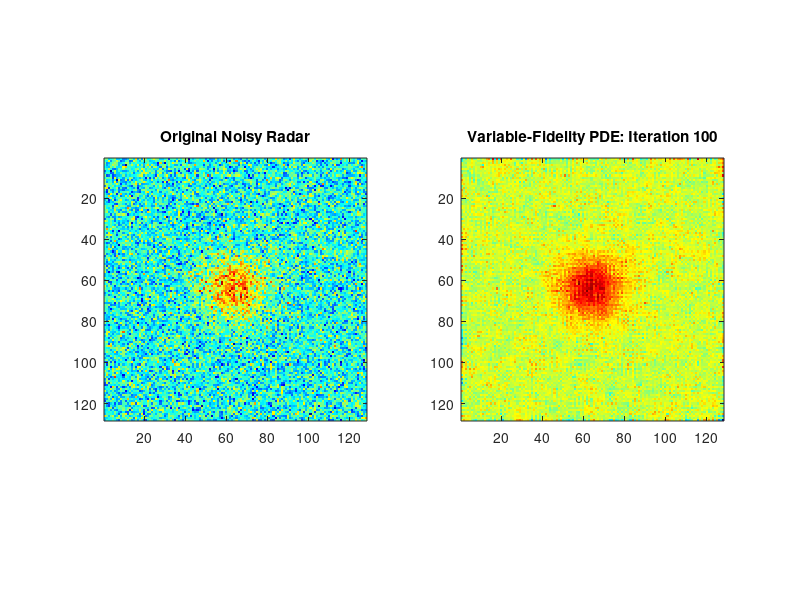

Write MATLAB code to recreate this figure.
%% "Significant Variation" PDE: Variable Fidelity Radar Denoising
% Carlos Ceballos - ECE Final Project
clear; clc; close all;

%% 1. Setup 2D Radar Environment
N = 128;
[X, Y] = meshgrid(1:N, 1:N);
% Create a Target Blob
target = 1.0 * exp(-((X-64).^2 + (Y-64).^2) / (2*10^2));
u0 = target + 0.3 * randn(N, N); % Noisy Input

%% 2. The "Significant" Tweak: Generate a Fidelity Map (lambda)
% Instead of one lambda, we make lambda a matrix.
% We use a simple gradient detector on the noisy data to find "points of interest"
[idx, idy] = gradient(u0);
edges = sqrt(idx.^2 + idy.^2);
% Normalize edges and scale lambda: High lambda at edges, Low lambda in background
lambda_base = 0.2;
lambda_map = lambda_base + 1.5 * (edges / max(edges(:))); 

%% 3. PDE Parameters
dt = 0.1;
u = u0; 
iterations = 100;%

figure('Color', 'w', 'Position', [100, 100, 950, 400]);

%% 4. The Loop (This is the core "Doing something" part)
for t = 1:iterations
    % Standard Laplacian
    [ux, uy] = gradient(u);
    [uxx, ~] = gradient(ux);
    [~, uyy] = gradient(uy);
    laplacian = uxx + uyy;
    
    % Update Rule with Spatially Varying Lambda
    % This is the Euler-Lagrange you derived, but with our 'smart' lambda_map
    u = u + dt * (laplacian - lambda_map .* (u - u0));
    
    % Visualization
    if mod(t, 10) == 0 || t == 1
        subplot(1,2,1); imagesc(u0); colormap jet; axis image;
        title('Original Noisy Radar');
        
        subplot(1,2,2); imagesc(u); colormap jet; axis image;
        title(['Variable-Fidelity PDE: Iteration ', num2str(t)]);
        drawnow;
    end
end
